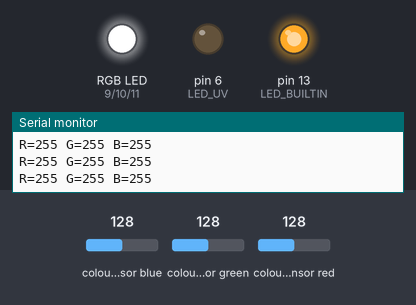
This sketch was run on a simulated Arduino Uno, built with avr-gcc and run on an emulated ATmega328P. On the bench: an RGB LED mixed from three pins (HIGH = lit), output pins drawn as LEDs (lit = HIGH), the last lines printed to the serial monitor. Wiring (inferred from the names in the program): TCS3200 colour sensor: output pin 5; S2 pin 3; S3 pin 4. Inputs (shaded band) come from the test bench; at power-on: colour sensor blue 128, colour sensor red 128, colour sensor green 128. Pins used as bus, display or sensor lines are not drawn.

Above: at 7.6 s.
7.7 s: colour sensor blue set to 124
At 8.9 s:
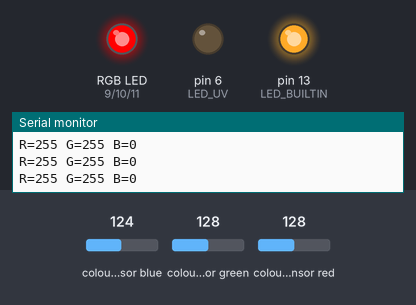
9.2 s: colour sensor red set to 123
At 9.7 s:
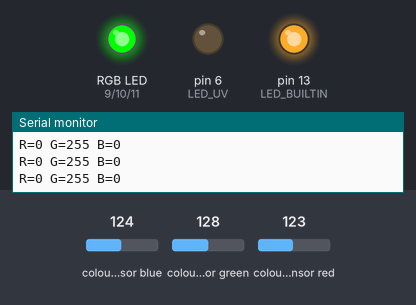
10.7 s: colour sensor green set to 123
At 11.6 s:
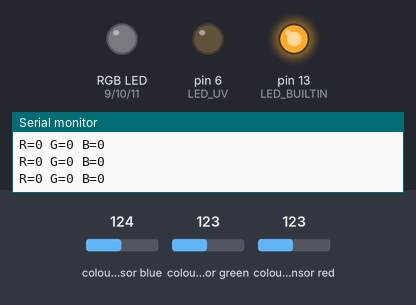
12.2 s: colour sensor blue set to 128
At 13.5 s:
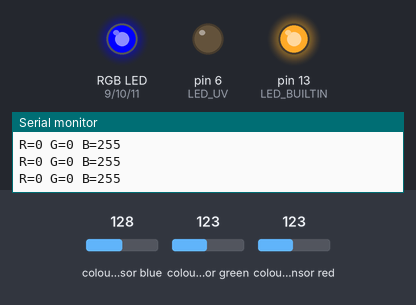
13.8 s: colour sensor red set to 128
At 14.2 s:
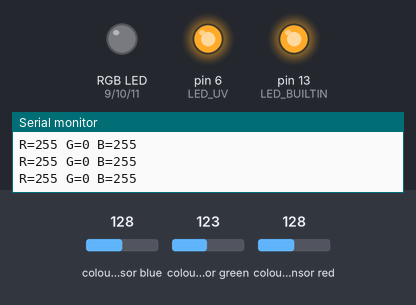
15.3 s: colour sensor blue set to 5
At 16.3 s:
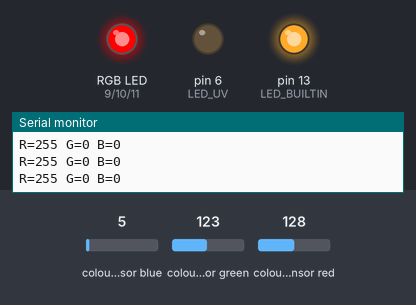
Timing chart, 0 to 17.8 s (numbered marks = the images above; inputs shaded):
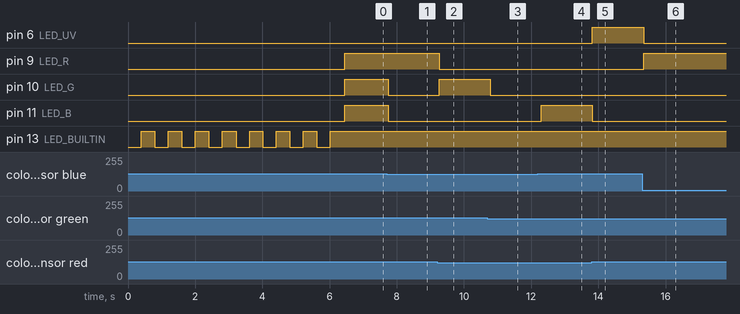

Measured:
- the behaviour switches between 128 and 127 on colour sensor blue (found by bisection; images 0 and 1)
- the behaviour switches between 128 and 127 on colour sensor red (found by bisection; images 1 and 2)
- the behaviour switches between 128 and 127 on colour sensor green (found by bisection; images 2 and 3)
- after the input at 7.7 s, pin 10 (LED_G), pin 11 (LED_B): HIGH → LOW at once
- after the input at 9.2 s, pin 9 (LED_R): HIGH → LOW after 0.06 s; pin 10 (LED_G): LOW → HIGH after 0.06 s
- after the input at 10.7 s, pin 10 (LED_G): HIGH → LOW after 0.09 s
- after the input at 12.2 s, pin 11 (LED_B): LOW → HIGH after 0.10 s
- after the input at 13.8 s, pin 6 (LED_UV): LOW → HIGH at once; pin 11 (LED_B): HIGH → LOW at once
- after the input at 15.3 s, pin 6 (LED_UV): HIGH → LOW after 0.05 s; pin 9 (LED_R): LOW → HIGH after 0.05 s

The sketch:

ch05_color_detect_tcs3200.ino
```cpp
const int S2 = 3, S3 = 4, OUT = 5;    // TCS3200 (S0 -> VCC, S1 and OE -> GND)
const int LED_UV = 6;                     // 3 mm UV (violet) LED, PWM
const int LED_R = 9, LED_G = 10, LED_B = 11;  // PWM: 3 LEDs or 1 RGB LED

const bool RGB_MODE = false;      // false: part 1 (LEDs)  true: part 2 (RGB LED)
const bool COMMON_ANODE = false;  // true if the RGB LED's long leg goes to 5V

long white[3], black[3];          // calibration: pulse length per channel (µs)

long readPulse(int ch) {          // ch: 0 = red, 1 = green, 2 = blue
  const int s2[3] = {LOW, HIGH, LOW}, s3[3] = {LOW, HIGH, HIGH};
  digitalWrite(S2, s2[ch]);
  digitalWrite(S3, s3[ch]);
  delay(5);                       // let the filter switch settle
  long sum = 0;
  for (int i = 0; i < 4; i++) {
    long p = pulseIn(OUT, LOW, 50000);
    sum += (p == 0) ? 50000 : p;  // no pulse = very dark
  }
  return sum / 4;                 // short pulse = more light
}

int level(int ch) {               // 0..255 after calibration
  long p = readPulse(ch);
  return constrain(map(p, black[ch], white[ch], 0, 255), 0, 255);
}

void calibrate(long *ref, const char *msg) {
  Serial.println(msg);
  for (int i = 0; i < 8; i++) { digitalWrite(LED_BUILTIN, i % 2); delay(400); }
  for (int ch = 0; ch < 3; ch++) ref[ch] = readPulse(ch);
}

void setLeds(int r, int g, int b, int uv) {
  if (COMMON_ANODE) { r = 255 - r; g = 255 - g; b = 255 - b; }
  analogWrite(LED_R, r); analogWrite(LED_G, g); analogWrite(LED_B, b);
  analogWrite(LED_UV, uv);        // UV LED is a separate single LED
}

void setup() {
  int outs[] = {S2, S3, LED_UV, LED_R, LED_G, LED_B, LED_BUILTIN};
  for (int p : outs) pinMode(p, OUTPUT);
  pinMode(OUT, INPUT);
  setLeds(0, 0, 0, 0);
  Serial.begin(9600);
  calibrate(white, "Put the sensor on WHITE paper...");
  calibrate(black, "Now on BLACK paper...");
  for (int ch = 0; ch < 3; ch++)                   // avoid map() divide by zero
    if (black[ch] <= white[ch]) black[ch] = white[ch] + 1;
  Serial.println("Ready!");
}

void loop() {
  int r = level(0), g = level(1), b = level(2);
  int hi = max(r, max(g, b)), lo = min(r, min(g, b));
  bool violet = (r - g > 50) && (b - g > 50);      // red + blue, little green

  if (!RGB_MODE) {                       // ---- part 1: one LED per colour
    if (hi < 60)            setLeds(0, 0, 0, 0);          // black or nothing
    else if (hi - lo < 40)  setLeds(255, 255, 255, 0);    // white or grey
    else if (violet)        setLeds(0, 0, 0, 255);        // violet / purple
    else if (hi == r)       setLeds(255, 0, 0, 0);        // red
    else if (hi == g)       setLeds(0, 255, 0, 0);        // green
    else                    setLeds(0, 0, 255, 0);        // blue
  } else {                               // ---- part 2: copy the colour
    if (hi < 40) { setLeds(0, 0, 0, 0); }
    else {
      int uv = violet ? constrain(min(r, b) - g, 0, 255) : 0;
      setLeds(r * 255L / hi, g * 255L / hi, b * 255L / hi, uv * 255L / hi);
    }
  }

  Serial.print("R="); Serial.print(r); Serial.print(" G="); Serial.print(g);
  Serial.print(" B="); Serial.println(b);
  delay(100);
}
```
